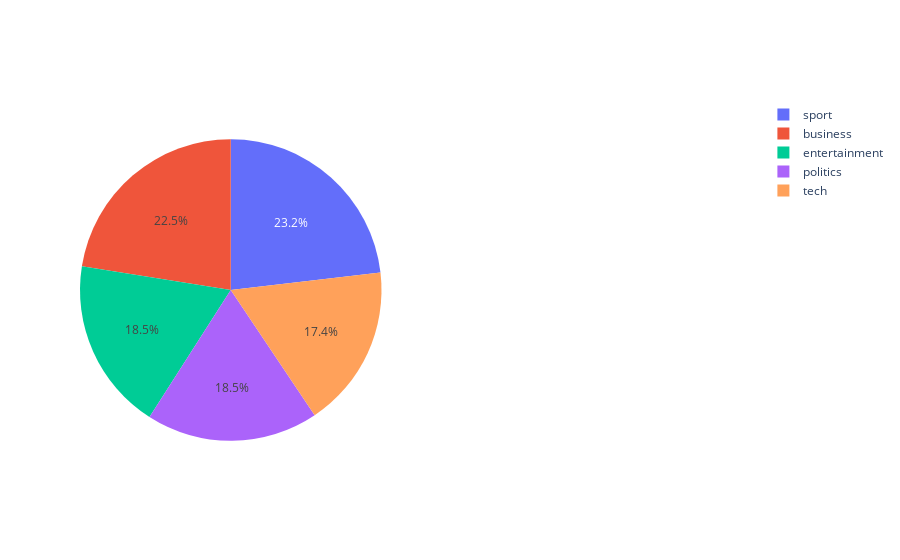
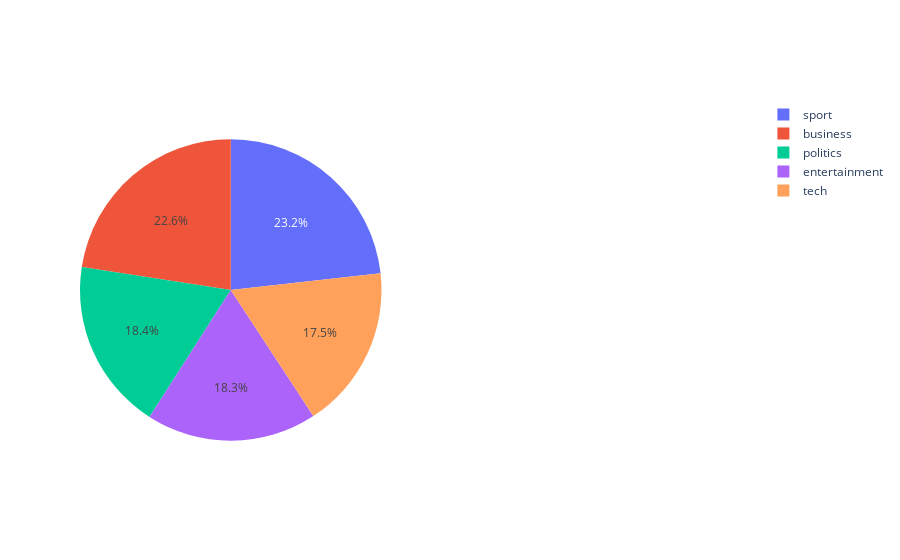

Here is the notebook cell these charts were saved with, in order:
### Code cell
pieplot(groupped_Category_vaild.Category,groupped_Category_vaild.count_of_categories)
pieplot(groupped_Category_train.Category,groupped_Category_train.count_of_categories)

### Figure 1 — Plotly figure (JSON) as saved in the notebook; plotly's stock layout.template omitted (floating-point values rounded to 4 significant figures)
{"data": [{"values": [67, 55, 55, 69, 52], "domain": {"y": [0, 1], "x": [0, 0.45]}, "labels": ["business", "entertainment", "politics", "sport", "tech"], "type": "pie"}], "layout": {}}

### Figure 2 — Plotly figure (JSON) as saved in the notebook; plotly's stock layout.template omitted (floating-point values rounded to 4 significant figures)
{"data": [{"values": [269, 218, 219, 277, 209], "domain": {"y": [0, 1], "x": [0, 0.45]}, "labels": ["business", "entertainment", "politics", "sport", "tech"], "type": "pie"}], "layout": {}}
